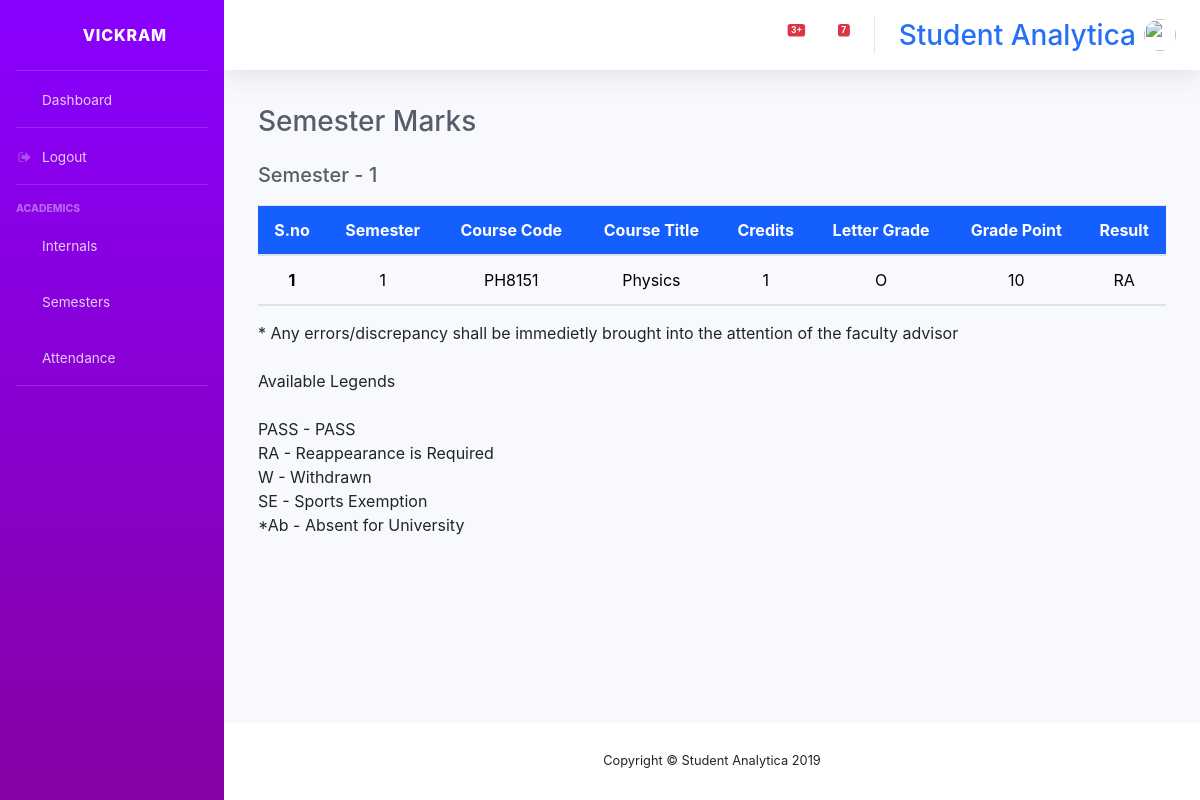
Page /semester/semesters/ (signed in) on the earlier database version.
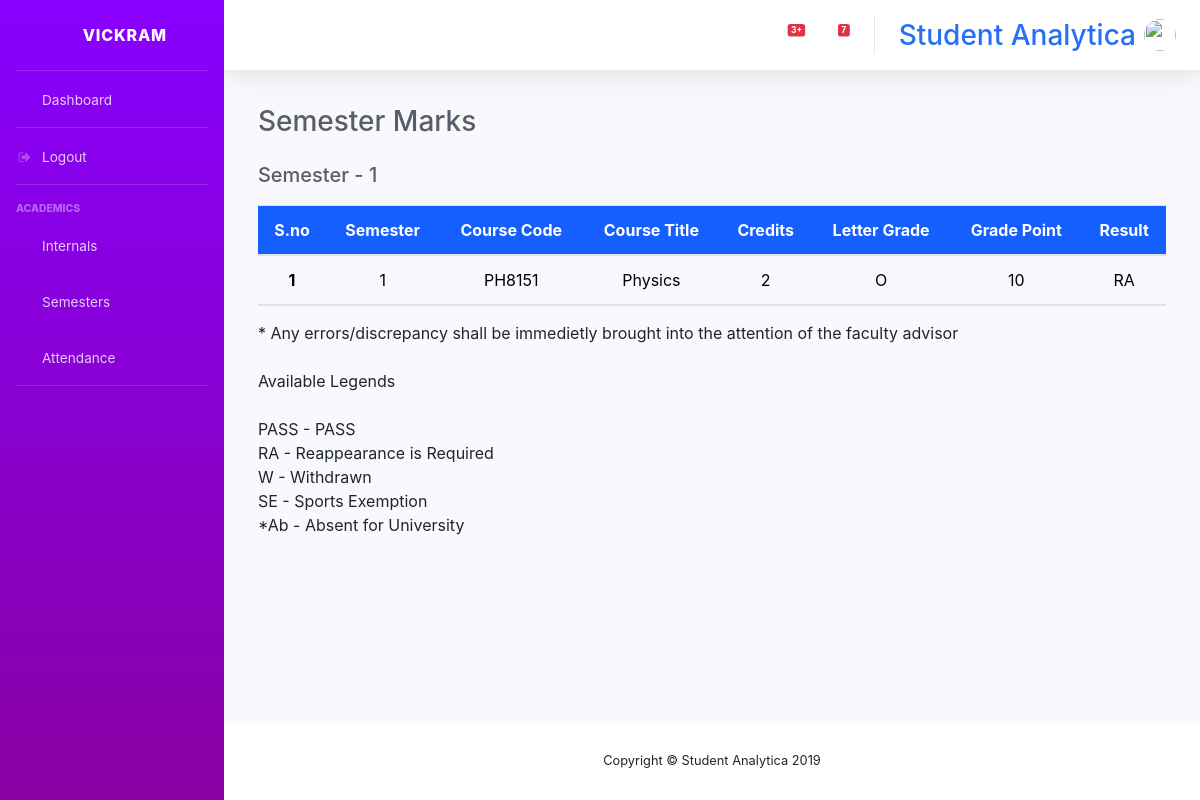
Same page on the later database version.
### console/models.py (models this page shows, shortened)
class Semester(models.Model):
    student = models.ForeignKey(User, on_delete=models.DO_NOTHING)
    subject = models.ForeignKey(Subject, on_delete=models.DO_NOTHING)
    grade = models.ForeignKey(Grade, on_delete=models.DO_NOTHING, default=1)
    dept = models.CharField(max_length=5, choices=c.DEPT, default='MECH')
    result = models.CharField(max_length=30, choices=c.RESULT, default='PASS')

class Subject(models.Model):
    subname = models.CharField(max_length=100)
    subcode = models.CharField(max_length=7, unique=True)
    subcred = models.CharField(max_length=2, choices=c.CRED, default='1')
    sem = models.CharField(max_length=1, choices=c.SEM, default='1')

class Grade(models.Model):
    points = models.IntegerField()
    letter = models.CharField(max_length=2, unique=True)

### console/views/semesters.py (the view)
# urls.py: path('semester/', include('console.urls.semesters')),
def semesters(request):
    if  request.user.user_type == "ADMIN" or request.user.user_type == "" or request.user.user_type == "STAFF" or request.user.user_type == "HOD":
        formset = modelformset_factory(Semester, fields=('student','subject','grade','result'), extra=0)
        if request.method == "GET":
            search = request.GET.get('subject-query')
        if request.method == "POST":
            forms=formset(request.POST)
            if forms.is_valid():
                forms.save()
                return redirect('assigned_sem')
        forms = formset(queryset=(Semester.objects.filter(subject__subcode=search)))
        return render(request, 'console/semesters/semesters.html', {'forms':forms})
    elif request.user.user_type == "STUDENT" or request.user.user_type == "REPRESENTATIVE":
        context={
            'semesters1': Semester.objects.filter(student__username=request.user.username).filter(subject__sem=1),
            'semesters2': Semester.objects.filter(student__username=request.user.username).filter(subject__sem=2),
            'semesters3': Semester.objects.filter(student__username=request.user.username).filter(subject__sem=3),
            'semesters4': Semester.objects.filter(student__username=request.user.username).filter(subject__sem=4),
            'semesters5': Semester.objects.filter(student__username=request.user.username).filter(subject__sem=5),
            'semesters6': Semester.objects.filter(student__username=request.user.username).filter(subject__sem=6),
            'semesters7': Semester.objects.filter(student__username=request.user.username).filter(subject__sem=7),
            'semesters8': Semester.objects.filter(student__username=request.user.username).filter(subject__sem=8),
        }
        return render(request, 'student/academics/semesters.html',context)

### console/templates/student/academics/semesters.html (shortened to what this page needs)
{% extends "base.html" %}
{% block content %}
<link rel="stylesheet" href="https://maxcdn.bootstrapcdn.com/bootstrap/4.0.0/css/bootstrap.min.css">
<link rel="stylesheet" href="https://cdnjs.cloudflare.com/ajax/libs/font-awesome/4.7.0/css/font-awesome.min.css">
<div style="padding: 2%">
    <h1 class="h3 mb-0 text-gray-800">Semester Marks</h1>
    {% for semester in semesters1 %}
    {% if forloop.counter == 1 %}
    <table class="table" style="margin-top: 2%">
        <br>
        <h5 class="h5 mb-0 text-gray-800">Semester - {{semester.subject.sem}}</h5>
        <thead class="thead" style="background-color: rgb(21, 95, 255); color: white; text-align: center;">
            <tr>
            <th scope="col">S.no</th>
            <th scope="col">Semester</th>
            <th scope="col">Course Code</th>
            <th scope="col">Course Title</th>
            <th scope="col">Credits</th>
            <th scope="col">Letter Grade</th>
            <th scope="col">Grade Point</th>
            <th scope="col">Result</th>
            </tr>
        </thead>
    {% endif %}
        <tbody style="text-align: center; color: black">
            <tr>
            <th scope="row">{{forloop.counter}}</th>
            <td>{{semester.subject.sem}}</td>
            <td>{{semester.subject.subcode}}</td>
            <td>{{semester.subject.subname}}</td>
            <td>{{semester.subject.subcred}}</td>
            <td>{{semester.grade.letter}}</td>
            <td>{{semester.grade.points}}</td>
            <td>{{semester.result}}</td>
            </tr>
        </tbody>
    {% endfor %}
    </table>
    <span>* Any errors/discrepancy shall be immedietly brought into the attention of the faculty advisor</span>
    <br><br>
    <span>Available Legends <br><br> PASS - PASS <br> RA - Reappearance is Required <br> W - Withdrawn <br> SE - Sports Exemption <br> *Ab - Absent for University</span>
</div>
{% endblock content %}

Differences in the rows shown:
changed through a linked row, Semester "RA": subject.subcred "1" → "2"
